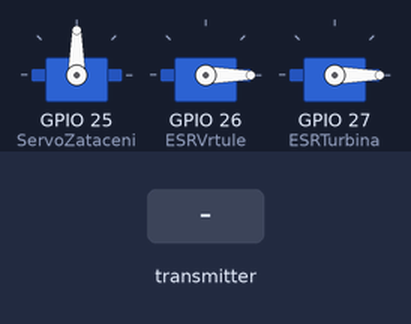
This sketch was run on a simulated ESP32. On the bench: 3 × servo. The inputs (shaded band) are chosen by the test bench. What the sketch prints to the serial monitor is not drawn.

Above: at 1.2 s.
1.3 s: the transmitter starts sending x = 1024
At 2.0 s:
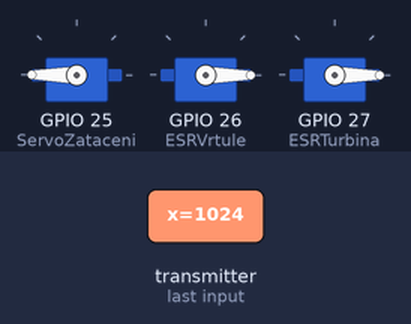
2.8 s: the transmitter starts sending y = 1024
At 3.2 s:
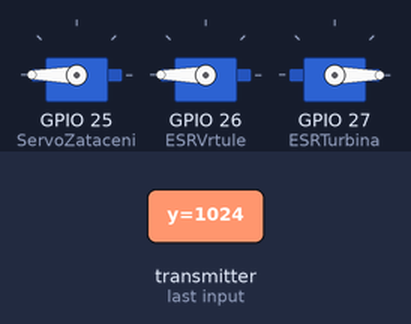
4.3 s: the transmitter starts sending t = 1024
At 5.5 s:
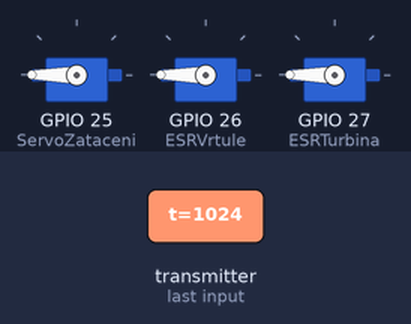
5.8 s: the transmitter starts sending x = 0
At 6.6 s:
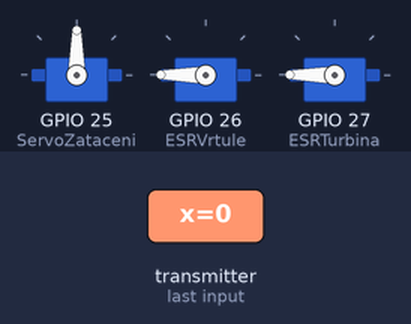
7.3 s: the transmitter starts sending y = 0
At 7.8 s:
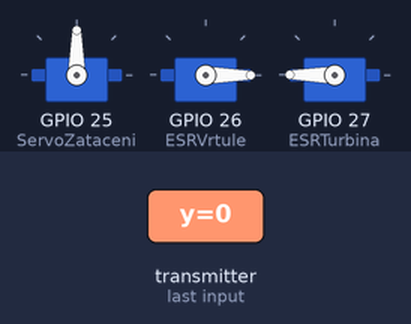
8.8 s: the transmitter starts sending x = 2048
At 10.1 s:
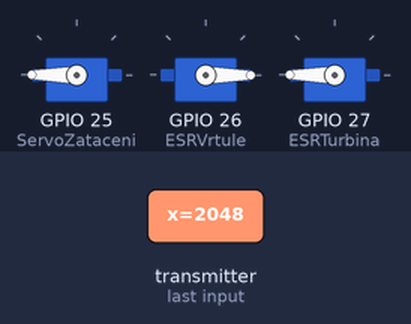
Timing chart, 0 to 11.3 s (numbered marks = the images above; inputs shaded):
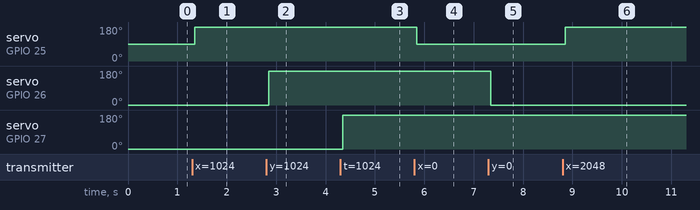

Measured:
- after the input at 1.3 s, servo on GPIO 25 (ServoZataceni): 90° → 180° after 0.05 s
- after the input at 2.8 s, servo on GPIO 26 (ESRVrtule): 0° → 180° after 0.05 s
- after the input at 4.3 s, servo on GPIO 27 (ESRTurbina): 0° → 180° after 0.05 s
- after the input at 5.8 s, servo on GPIO 25 (ServoZataceni): 180° → 90° after 0.05 s
- after the input at 7.3 s, servo on GPIO 26 (ESRVrtule): 180° → 0° after 0.05 s
- after the input at 8.8 s, servo on GPIO 25 (ServoZataceni): 90° → 180° after 0.05 s

The sketch:

receiver_hovercraft.ino
```cpp
//přijímač ve vznášedle
#include <WiFi.h>
#include <esp_now.h>
#include <ESP32Servo.h>

Servo ServoZataceni;
Servo ESRVrtule;
Servo ESRTurbina;

typedef struct {
  int16_t x;
  int16_t y;
  int16_t t;
} ESPNPacket;
ESPNPacket incoming;

volatile bool bylPrijem = false; //kvůli watchdogu
bool ztrataSignalu = false; //kvůli autostopu
hw_timer_t *wdt = NULL;


void IRAM_ATTR kontrolawd() {
//přerušení od časovače, jednou za sekundu zkontroluje, zda za poslední sekundu byl alespoň jeden příjem
//interval vysílání je 10/s, tedy muselo by dojít k deseti výpadkům příjmu po sobě
  if (!bylPrijem) ztrataSignalu=true;
  bylPrijem = false;
}


void onReceive(const esp_now_recv_info_t *info, const uint8_t *data, int len)
{
  bylPrijem = true; //anulace autostopu od watchdogu

  if (len == sizeof(incoming)) {
    int servoZataceniHodnota;
    int ESRVrtuleHodnota;
    int ESRTurbinaHodnota;
    memcpy(&incoming, data, sizeof(incoming));
    //TODO: watchdog

    servoZataceniHodnota=map(incoming.x, -1000, 1000, 1000, 2000);
    if(incoming.y<0) incoming.y=0; //zatím necouvám
    ESRVrtuleHodnota=incoming.y+1000; //klid je 0=>1000us, plný výkon je 1000=>2000us
    ESRTurbinaHodnota=incoming.t+1000; //klid je 0=>1000us, plný výkon je 1000=>2000us

    //Serial.printf("zataceni:%d|tah:%d|turbina:%d\n",servoZataceniHodnota,ESRVrtuleHodnota,ESRTurbinaHodnota);
    ServoZataceni.writeMicroseconds(servoZataceniHodnota);
    ESRVrtule.writeMicroseconds(ESRVrtuleHodnota);
    ESRTurbina.writeMicroseconds(ESRTurbinaHodnota);

  } else {
    Serial.println("Bordel v přijatých datech!");
  }


}

void setup() {
  Serial.begin(115200);

  WiFi.mode(WIFI_STA);
  if (esp_now_init() != ESP_OK) {
    Serial.println("ESP-NOW init selhal");
    return;
  }

  esp_now_register_recv_cb(onReceive);

  ServoZataceni.attach(25,1000,2000);
  ServoZataceni.writeMicroseconds(1500); //startovní pozice střed
  ESRVrtule.attach(26,1000,2000);
  ESRVrtule.writeMicroseconds(1000); //startovní rychlost nula
  ESRTurbina.attach(27,1000,2000);
  ESRTurbina.writeMicroseconds(1000); //startovní rychlost nula

  //časovač pro watchdog příjmu ovládání
  wdt = timerBegin(1000000); //1 MHz
  timerAttachInterrupt(wdt, &kontrolawd);
  timerAlarm(wdt, 1000000, true,0); // 1s, tedy milion mikrosekund

}

void loop() {

  //Serial.printf("zataceni:%d|tah:%d|turbina:%d\n",servoZataceni.read(),ESRVrtuleHodnota.read(),ESRTurbinaHodnota.read());

  if (ztrataSignalu){ //klidový stav
    ServoZataceni.writeMicroseconds(1500); //klidová pozice střed
    ESRVrtule.writeMicroseconds(1000); //klidová rychlost nula
    ESRTurbina.writeMicroseconds(1000); //klidová rychlost nula
    Serial.println("Autostop");
    ztrataSignalu=false; //serva a motory jsou nastavené na klid, do příštího příjmu je nic nerozhýbe
  }
}
```
